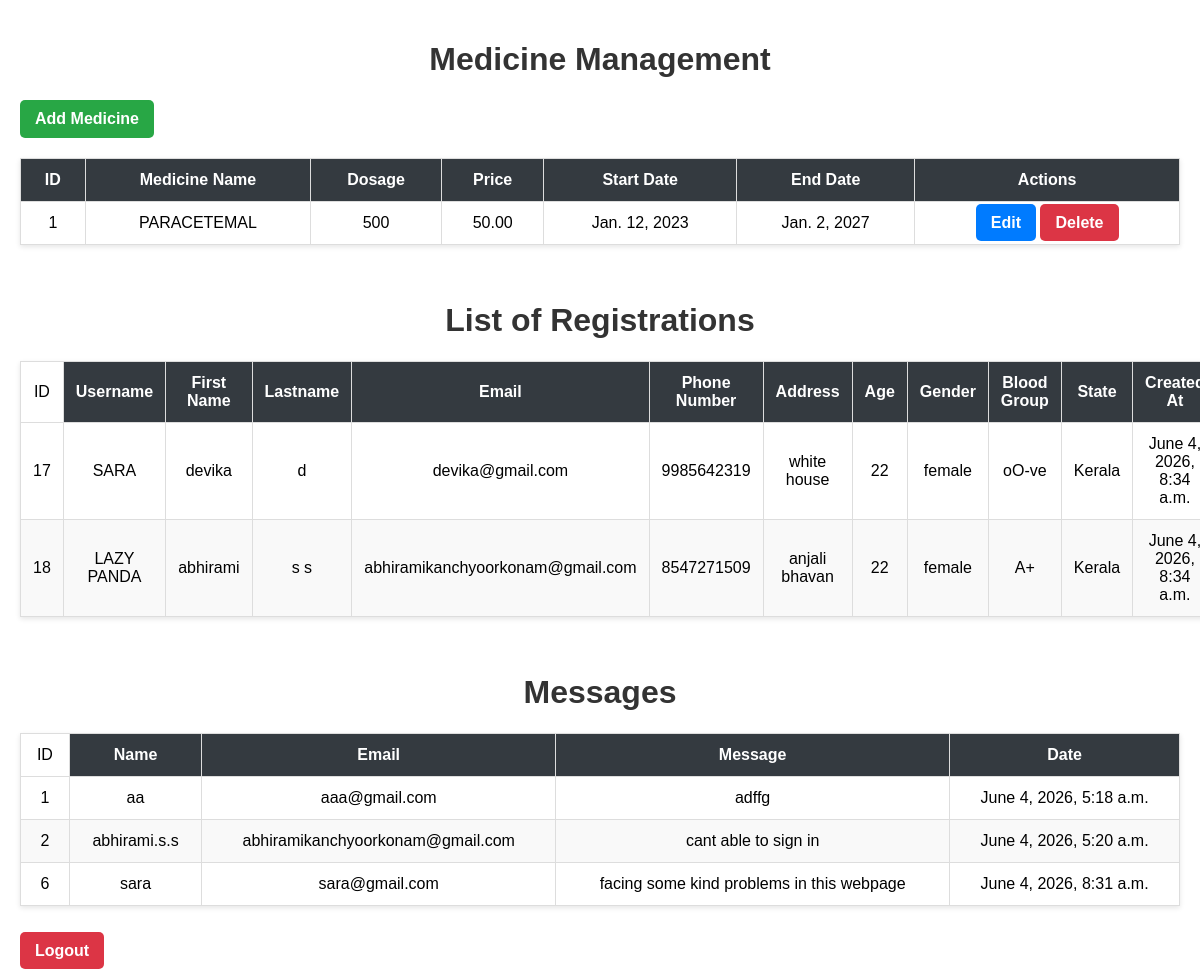
The app's page /main/, older data.
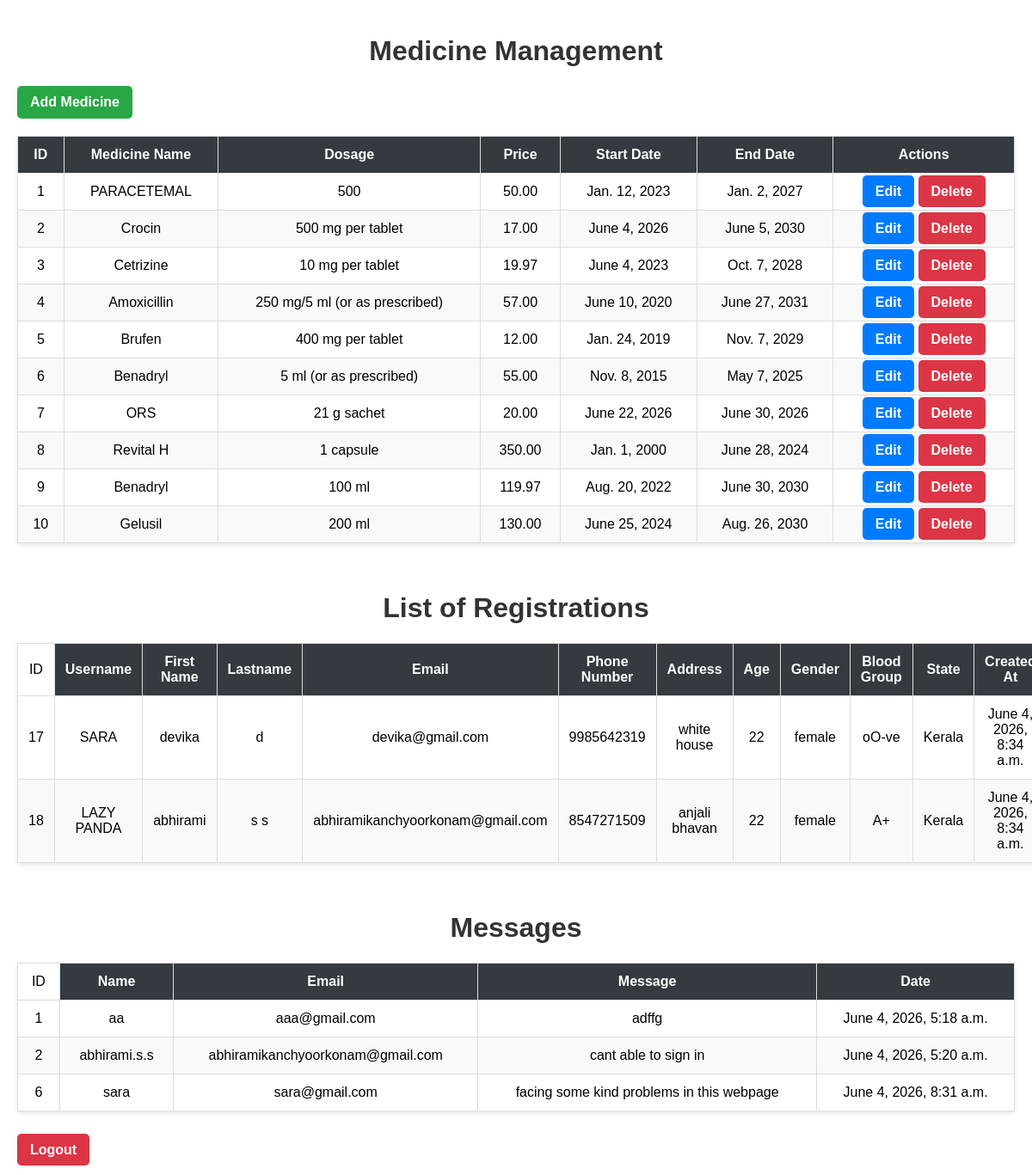
The same page, newer data.
### medic_Tracker/models.py (models this page shows, shortened)
class Medicine (models.Model):
    name = models.CharField(max_length=100)
    dosage = models.CharField(max_length=100)
    price = models.DecimalField(max_digits=10, decimal_places=2)
    start_date = models.DateField()
    end_date = models.DateField()

class registration(models.Model):
    username = models.CharField(max_length=100,)
    first_name = models.CharField(max_length=100,)
    last_name = models.CharField(max_length=100)
    email = models.EmailField()
    phone_number = models.CharField(max_length=20)
    address = models.CharField(max_length=255)
    age = models.IntegerField()
    gender = models.CharField(max_length=10)
    blood_group = models.CharField(max_length=5)
    state = models.CharField(max_length=100)
    password = models.CharField(max_length=100)
    created_at = models.DateTimeField(auto_now_add=True)
    def __str__(self):
        return self.username

class Contact(models.Model):
    name = models.CharField(max_length=100)
    email = models.EmailField()
    message = models.TextField()
    created_at = models.DateTimeField(auto_now_add=True)

### medic_Tracker/views.py (the view)
# urls.py: path('main/',views.admin_interface,name='main.html'),
def admin_interface(request):
    medicines = Medicine.objects.all()
    contacts = Contact.objects.all()
    registrations = registration.objects.all()
    print("REGISTRATIONS:", registrations)
    print("COUNT:", registrations.count())
    return render(request, 'main.html', {
        'medicines': medicines,
        'contacts': contacts,
        'registrations': registrations,
    })

### medic_Tracker/templates/main.html (shortened to what this page needs)
<!DOCTYPE html>
<html>
<head>
</head>
<body>
<h1>Medicine Management</h1>
<div class="top-bar">
    <a href="{% url 'add_medicine' %}" class="btn add-btn">
        Add Medicine
    </a>
</div>
<table>
    <thead>
        <tr>
            <th>ID</th>
            <th>Medicine Name</th>
            <th>Dosage</th>
            <th>Price</th>
            <th>Start Date</th>
            <th>End Date</th>
            <th>Actions</th>
        </tr>
    </thead>
    <tbody>
        {% for medicine in medicines %}
        <tr>
            <td>{{ medicine.id }}</td>
            <td>{{ medicine.name }}</td>
            <td>{{ medicine.dosage }}</td>
            <td>{{ medicine.price }}</td>
            <td>{{ medicine.start_date }}</td>
            <td>{{ medicine.end_date }}</td>
            <td>
                <a href="{% url 'edit_medicine' medicine.id %}"
                   class="btn edit-btn">Edit</a>
                <a href="{% url 'delete_medicine' medicine.id %}"
                   class="btn delete-btn"
                   onclick="return confirm('Delete this medicine?')">
                   Delete
                </a>
            </td>
        </tr>
        {% empty %}
        <tr>
            <td colspan="7">No medicines found</td>
        </tr>
        {% endfor %}
    </tbody>
</table>
<br><br>
<h1>List of Registrations</h1>
<table>
    <thead>
        <tr>
            <td>ID</td>
            <th>Username</th>
            <th>First Name</th>
            <th>Lastname</th>
            <th>Email</th>
            <th>Phone Number</th>
            <th>Address</th>
            <th>Age</th>
            <th>Gender</th>
            <th>Blood Group</th>
            <th>State</th>
            <th>Created At</th>
        </tr>
    </thead>
    <tbody>
        {% for user in registrations %}
        <tr>
            <td>{{ user.id }}</td>
            <td>{{ user.username }}</td>
            <td>{{ user.first_name}}</td>
            <td>{{ user.last_name}}</td>
            <td>{{ user.email }}</td>
            <td>{{ user.phone_number }}</td>
            <td>{{ user.address }}</td>
            <td>{{ user.age }}</td>
            <td>{{ user.gender }}</td>
            <td>{{ user.blood_group }}</td>
            <td>{{ user.state }}</td>
            <td>{{ user.created_at }}</td>
        </tr>
        {% empty %}
        <tr>
            <td colspan="12">No detials found</td>
        </tr>
        {% endfor %}
    </tbody>
</table>
<br><br>
<h1>Messages</h1>
<table>
    <thead>
        <tr>
            <td>ID</td>
            <th>Name</th>
            <th>Email</th>
            <th>Message</th>
            <th>Date</th>
        </tr>
    </thead>
    <tbody>
        {% for client in contacts %}
        <tr>
            <td>{{ client.id}}</td>
            <td>{{ client.name }}</td>
            <td>{{ client.email }}</td>
            <td>{{ client.message }}</td>
            <td>{{ client.created_at }}</td>
        </tr>
        {% empty %}
        <tr>
            <td colspan="5">No detials found</td>
        </tr>
        {% endfor %}
    </tbody>
</table>
<br><br>
<a href="{% url 'logout.html' %}" class="logout-btn"> Logout</a>
</body>
</html>

### medic_Tracker/templates/main.html (style rules this page uses)
body { font-family:Arial,sans-serif; background-image:url('https://images.unsplash.com/photo-1587854692152-cbe660dbde88'); background-size:cover; background-position:center; background-repeat:no-repeat; margin:0; padding:20px; }
h1 { text-align:center; color:#333; }
.top-bar { display:flex; justify-content:space-between; margin-bottom:20px; }
.btn { text-decoration:none; padding:10px 15px; border-radius:5px; color:white; font-weight:bold; }
.add-btn { background:#28a745; }
.edit-btn { background:#007bff; }
.delete-btn { background:#dc3545; }
table { width:100%; border-collapse:collapse; background:white; box-shadow:0 2px 5px rgba(0,0,0,0.1); }
th,td { padding:12px; border:1px solid #ddd; text-align:center; }
th { background:#343a40; color:white; }
tr:nth-child(even) { background:#f9f9f9; }
.logout-btn { background:#dc3545; color:white; padding:10px 15px; text-decoration:none; border-radius:5px; font-weight:bold; }

Row changes from the older to the newer data that the page shows:
added Medicine: id "2", name "Crocin", dosage "500 mg per tablet", price "17.00", start_date "June 4, 2026", end_date "June 5, 2030"
added Medicine: id "3", name "Cetrizine", dosage "10 mg per tablet", price "19.97", start_date "June 4, 2023", end_date "Oct. 7, 2028"
added Medicine: id "4", name "Amoxicillin", dosage "250 mg/5 ml (or as prescribed)", price "57.00", start_date "June 10, 2020", end_date "June 27, 2031"
added Medicine: id "5", name "Brufen", dosage "400 mg per tablet", price "12.00", start_date "Jan. 24, 2019", end_date "Nov. 7, 2029"
added Medicine: id "6", name "Benadryl", dosage "5 ml (or as prescribed)", price "55.00", start_date "Nov. 8, 2015", end_date "May 7, 2025"
added Medicine: id "7", name "ORS", dosage "21 g sachet", price "20.00", start_date "June 22, 2026", end_date "June 30, 2026"
added Medicine: id "8", name "Revital H", dosage "1 capsule", price "350.00", start_date "Jan. 1, 2000", end_date "June 28, 2024"
added Medicine: id "9", name "Benadryl", dosage "100 ml", price "119.97", start_date "Aug. 20, 2022", end_date "June 30, 2030"
added Medicine: id "10", name "Gelusil", dosage "200 ml", price "130.00", start_date "June 25, 2024", end_date "Aug. 26, 2030"
